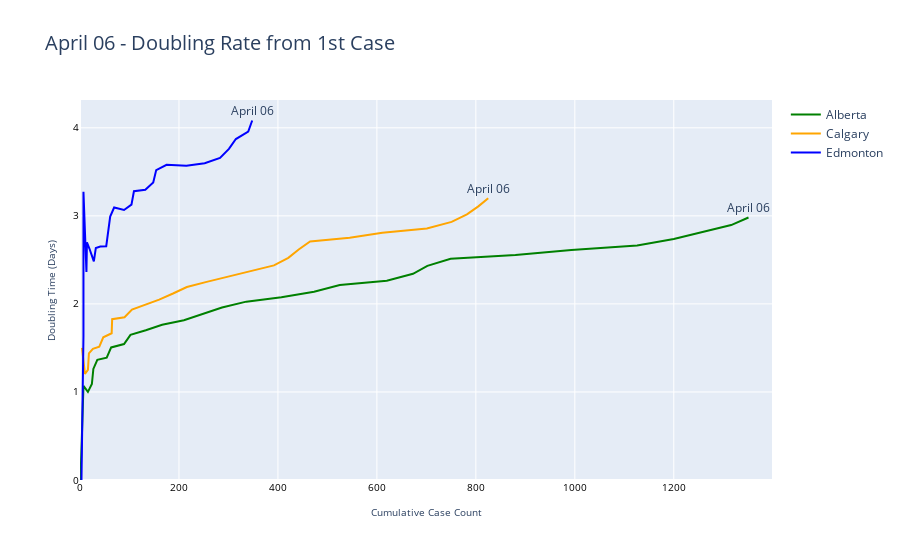

Source (notebook cell):
### Code cell
# Set up the defaults and the data
ln_width = 2
days_to_trim = 1
mode = 'lines'
trace_formats = {'Alberta': {'x_data': 'Ab_cumCases',
                             'y_data': 'Ab_dtime',
                             'mode': mode,
                             'line': {'color': 'green', 'width':ln_width}}, 
                 'Calgary': {'x_data': 'Calgary_cumulative',
                             'y_data': 'Calgary_dtime',
                             'mode': mode,
                             'line': {'color': 'orange', 'width':ln_width}},  
                 'Edmonton': {'x_data': 'Edmont_cumulative',
                              'y_data': 'Edmont_dtime',
                              'mode': mode,
                              'line': {'color': 'blue', 'width':ln_width}}
                } 
plot_data = all_data[:-days_to_trim]
updated = plot_data.index[-1].strftime("%B %d")
# Create the plot
fig = go.Figure()
annotations = list()
for key in trace_formats.keys():
    fig.add_trace(go.Scatter(x=plot_data[trace_formats[key]['x_data']], y=plot_data[trace_formats[key]['y_data']],
                             mode=trace_formats[key]['mode'], line=trace_formats[key]['line'],
                             name=key, hovertemplate='dt: %{y: 0.2f}'
                             ),
                 )
    last_x = plot_data[trace_formats[key]['x_data']][-1]
    last_y = plot_data[trace_formats[key]['y_data']][-1]
    last_day = plot_data.index[-1].strftime("%B %d")
    annotations.append(dict(x=last_x, y=last_y, xref='x', yref='y', text=last_day, 
                            showarrow=True, ax=0, ay=-10))
fig.update_layout(dict(title=f'{updated} - Doubling Rate from 1st Case', titlefont={'size':20},
                        xaxis=dict(title='Cumulative Case Count', titlefont={'size': 10}, 
                                   rangemode='nonnegative', tick0=0, dtick=200,
                                   tickfont={'color':'black', 'size':10}),
                        yaxis=dict(title='Doubling Time (Days)', titlefont={'size': 10}, 
                                   tickfont={'color':'black', 'size':10}, side='left',
                                   rangemode='nonnegative', tick0=0, dtick=1),
                        legend_orientation="v", hovermode='x', annotations=annotations ))
fig.show()
fig.write_html('images/doubling_time.html')

### Figure 1 — Plotly figure (JSON) as saved in the notebook; plotly's stock layout.template omitted (floating-point values rounded to 4 significant figures)
{"data": [{"hovertemplate": "dt: %{y: 0.2f}", "line": {"color": "green", "width": 2}, "mode": "lines", "name": "Alberta", "type": "scatter", "x": [1, 1, 1, 7, 16, 24, 27, 35, 54, 63, 89, 102, 133, 166, 210, 248, 287, 336, 407, 473, 525, 620, 673, 702, 749, 880, 993, 1126, 1200, 1258, 1316, 1351], "y": [0, 0, 0, 1.069, 1, 1.091, 1.262, 1.365, 1.39, 1.506, 1.544, 1.649, 1.701, 1.763, 1.815, 1.886, 1.96, 2.026, 2.076, 2.138, 2.213, 2.264, 2.342, 2.432, 2.513, 2.556, 2.612, 2.664, 2.737, 2.816, 2.895, 2.981]}, {"hovertemplate": "dt: %{y: 0.2f}", "line": {"color": "orange", "width": 2}, "mode": "lines", "name": "Calgary", "type": "scatter", "x": [1, null, null, 4, 10, 16, 18, 26, 39, 47, 64, 65, 90, 105, 131, 160, 188, 216, 256, 300, 344, 392, 421, 442, 465, 545, 611, 701, 751, 782, 805, 825], "y": [0, null, null, 1.5, 1.204, 1.25, 1.439, 1.489, 1.514, 1.62, 1.667, 1.827, 1.848, 1.936, 1.99, 2.049, 2.118, 2.192, 2.25, 2.309, 2.374, 2.438, 2.524, 2.617, 2.708, 2.75, 2.809, 2.856, 2.931, 3.017, 3.108, 3.2]}, {"hovertemplate": "dt: %{y: 0.2f}", "line": {"color": "blue", "width": 2}, "mode": "lines", "name": "Edmonton", "type": "scatter", "x": [0, null, null, 3, 6, 7, 7, 7, 13, 14, 19, 28, 32, 41, 53, 57, 61, 69, 89, 104, 109, 132, 148, 154, 175, 215, 252, 283, 301, 315, 340, 348], "y": [0, null, null, 0, 1, 1.636, 2.454, 3.272, 2.364, 2.7, 2.629, 2.483, 2.635, 2.651, 2.655, 2.825, 2.991, 3.095, 3.067, 3.128, 3.28, 3.297, 3.378, 3.52, 3.58, 3.57, 3.598, 3.659, 3.76, 3.872, 3.956, 4.083]}], "layout": {"annotations": [{"ax": 0, "ay": -10, "showarrow": true, "text": "April 06", "x": 1351, "xref": "x", "y": 2.981, "yref": "y"}, {"ax": 0, "ay": -10, "showarrow": true, "text": "April 06", "x": 825, "xref": "x", "y": 3.2, "yref": "y"}, {"ax": 0, "ay": -10, "showarrow": true, "text": "April 06", "x": 348, "xref": "x", "y": 4.083, "yref": "y"}], "autosize": true, "hovermode": "x", "legend": {"orientation": "v"}, "title": {"font": {"size": 20}, "text": "April 06 - Doubling Rate from 1st Case"}, "xaxis": {"autorange": true, "dtick": 200, "range": [0, 1406.0], "rangemode": "nonnegative", "tick0": 0, "tickfont": {"color": "black", "size": 10}, "title": {"font": {"size": 10}, "text": "Cumulative Case Count"}, "type": "linear"}, "yaxis": {"autorange": true, "dtick": 1, "range": [0, 4.401], "rangemode": "nonnegative", "side": "left", "tick0": 0, "tickfont": {"color": "black", "size": 10}, "title": {"font": {"size": 10}, "text": "Doubling Time (Days)"}, "type": "linear"}}}
